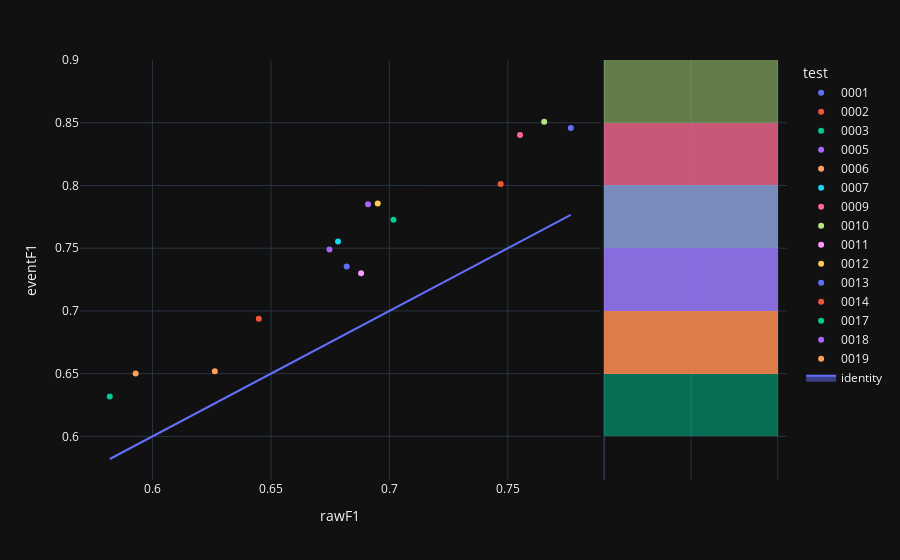

Notebook code cell kept with this figure:
### Code cell
fig=px.scatter(experimentModels_N2,x='rawF1',y='eventF1',color='test',hover_name='modelId', marginal_y="histogram")
fig.add_trace(
    go.Scatter(x=experimentModels_N2['rawF1'], y=experimentModels_N2['rawF1'], name="identity", mode='lines',fill="toself")
)
fig.show()

### Figure 1 — Plotly figure (JSON) as saved in the notebook; plotly's stock layout.template omitted (floating-point values rounded to 4 significant figures)
{"data": [{"hovertemplate": "<b>%{hovertext}</b><br><br>test=0001<br>rawF1=%{x}<br>eventF1=%{y}<extra></extra>", "hovertext": ["4ecbf9fd-9ea2-41f6-82ce-b88ac9b32b76"], "legendgroup": "0001", "marker": {"color": "#636efa", "symbol": "circle"}, "mode": "markers", "name": "0001", "orientation": "v", "showlegend": true, "x": [0.7766], "xaxis": "x", "y": [0.8458], "yaxis": "y", "type": "scatter"}, {"alignmentgroup": "True", "bingroup": "y", "hovertemplate": "test=0001<br>eventF1=%{y}<br>count=%{x}<extra></extra>", "legendgroup": "0001", "marker": {"color": "#636efa"}, "name": "0001", "offsetgroup": "0001", "opacity": 0.5, "showlegend": false, "xaxis": "x2", "y": [0.8458], "yaxis": "y2", "type": "histogram"}, {"hovertemplate": "<b>%{hovertext}</b><br><br>test=0002<br>rawF1=%{x}<br>eventF1=%{y}<extra></extra>", "hovertext": ["510c627b-7f5d-47cf-806f-77699d7869bf"], "legendgroup": "0002", "marker": {"color": "#EF553B", "symbol": "circle"}, "mode": "markers", "name": "0002", "orientation": "v", "showlegend": true, "x": [0.747], "xaxis": "x", "y": [0.8011], "yaxis": "y", "type": "scatter"}, {"alignmentgroup": "True", "bingroup": "y", "hovertemplate": "test=0002<br>eventF1=%{y}<br>count=%{x}<extra></extra>", "legendgroup": "0002", "marker": {"color": "#EF553B"}, "name": "0002", "offsetgroup": "0002", "opacity": 0.5, "showlegend": false, "xaxis": "x2", "y": [0.8011], "yaxis": "y2", "type": "histogram"}, {"hovertemplate": "<b>%{hovertext}</b><br><br>test=0003<br>rawF1=%{x}<br>eventF1=%{y}<extra></extra>", "hovertext": ["81fc4ed7-34db-485d-8b93-027a1d57313e"], "legendgroup": "0003", "marker": {"color": "#00cc96", "symbol": "circle"}, "mode": "markers", "name": "0003", "orientation": "v", "showlegend": true, "x": [0.582], "xaxis": "x", "y": [0.6318], "yaxis": "y", "type": "scatter"}, {"alignmentgroup": "True", "bingroup": "y", "hovertemplate": "test=0003<br>eventF1=%{y}<br>count=%{x}<extra></extra>", "legendgroup": "0003", "marker": {"color": "#00cc96"}, "name": "0003", "offsetgroup": "0003", "opacity": 0.5, "showlegend": false, "xaxis": "x2", "y": [0.6318], "yaxis": "y2", "type": "histogram"}, {"hovertemplate": "<b>%{hovertext}</b><br><br>test=0005<br>rawF1=%{x}<br>eventF1=%{y}<extra></extra>", "hovertext": ["edd43941-9867-4361-a47e-36b0c1e13e96"], "legendgroup": "0005", "marker": {"color": "#ab63fa", "symbol": "circle"}, "mode": "markers", "name": "0005", "orientation": "v", "showlegend": true, "x": [0.6747], "xaxis": "x", "y": [0.749], "yaxis": "y", "type": "scatter"}, {"alignmentgroup": "True", "bingroup": "y", "hovertemplate": "test=0005<br>eventF1=%{y}<br>count=%{x}<extra></extra>", "legendgroup": "0005", "marker": {"color": "#ab63fa"}, "name": "0005", "offsetgroup": "0005", "opacity": 0.5, "showlegend": false, "xaxis": "x2", "y": [0.749], "yaxis": "y2", "type": "histogram"}, {"hovertemplate": "<b>%{hovertext}</b><br><br>test=0006<br>rawF1=%{x}<br>eventF1=%{y}<extra></extra>", "hovertext": ["f76f3dc0-a712-49f3-842b-590c783bc6ca"], "legendgroup": "0006", "marker": {"color": "#FFA15A", "symbol": "circle"}, "mode": "markers", "name": "0006", "orientation": "v", "showlegend": true, "x": [0.5929], "xaxis": "x", "y": [0.6502], "yaxis": "y", "type": "scatter"}, {"alignmentgroup": "True", "bingroup": "y", "hovertemplate": "test=0006<br>eventF1=%{y}<br>count=%{x}<extra></extra>", "legendgroup": "0006", "marker": {"color": "#FFA15A"}, "name": "0006", "offsetgroup": "0006", "opacity": 0.5, "showlegend": false, "xaxis": "x2", "y": [0.6502], "yaxis": "y2", "type": "histogram"}, {"hovertemplate": "<b>%{hovertext}</b><br><br>test=0007<br>rawF1=%{x}<br>eventF1=%{y}<extra></extra>", "hovertext": ["bedbb2e2-c55d-4931-8937-6ff81b1df99a"], "legendgroup": "0007", "marker": {"color": "#19d3f3", "symbol": "circle"}, "mode": "markers", "name": "0007", "orientation": "v", "showlegend": true, "x": [0.6783], "xaxis": "x", "y": [0.7554], "yaxis": "y", "type": "scatter"}, {"alignmentgroup": "True", "bingroup": "y", "hovertemplate": "test=0007<br>eventF1=%{y}<br>count=%{x}<extra></extra>", "legendgroup": "0007", "marker": {"color": "#19d3f3"}, "name": "0007", "offsetgroup": "0007", "opacity": 0.5, "showlegend": false, "xaxis": "x2", "y": [0.7554], "yaxis": "y2", "type": "histogram"}, {"hovertemplate": "<b>%{hovertext}</b><br><br>test=0009<br>rawF1=%{x}<br>eventF1=%{y}<extra></extra>", "hovertext": ["d795bc85-43d1-4349-bf03-fe100d40daf9"], "legendgroup": "0009", "marker": {"color": "#FF6692", "symbol": "circle"}, "mode": "markers", "name": "0009", "orientation": "v", "showlegend": true, "x": [0.7552], "xaxis": "x", "y": [0.8403], "yaxis": "y", "type": "scatter"}, {"alignmentgroup": "True", "bingroup": "y", "hovertemplate": "test=0009<br>eventF1=%{y}<br>count=%{x}<extra></extra>", "legendgroup": "0009", "marker": {"color": "#FF6692"}, "name": "0009", "offsetgroup": "0009", "opacity": 0.5, "showlegend": false, "xaxis": "x2", "y": [0.8403], "yaxis": "y2", "type": "histogram"}, {"hovertemplate": "<b>%{hovertext}</b><br><br>test=0010<br>rawF1=%{x}<br>eventF1=%{y}<extra></extra>", "hovertext": ["02e88dcd-63b9-408e-848d-a849fc2567a1"], "legendgroup": "0010", "marker": {"color": "#B6E880", "symbol": "circle"}, "mode": "markers", "name": "0010", "orientation": "v", "showlegend": true, "x": [0.7654], "xaxis": "x", "y": [0.8509], "yaxis": "y", "type": "scatter"}, {"alignmentgroup": "True", "bingroup": "y", "hovertemplate": "test=0010<br>eventF1=%{y}<br>count=%{x}<extra></extra>", "legendgroup": "0010", "marker": {"color": "#B6E880"}, "name": "0010", "offsetgroup": "0010", "opacity": 0.5, "showlegend": false, "xaxis": "x2", "y": [0.8509], "yaxis": "y2", "type": "histogram"}, {"hovertemplate": "<b>%{hovertext}</b><br><br>test=0011<br>rawF1=%{x}<br>eventF1=%{y}<extra></extra>", "hovertext": ["a090862a-9778-4431-9c22-e5d33b1a116c"], "legendgroup": "0011", "marker": {"color": "#FF97FF", "symbol": "circle"}, "mode": "markers", "name": "0011", "orientation": "v", "showlegend": true, "x": [0.6881], "xaxis": "x", "y": [0.7301], "yaxis": "y", "type": "scatter"}, {"alignmentgroup": "True", "bingroup": "y", "hovertemplate": "test=0011<br>eventF1=%{y}<br>count=%{x}<extra></extra>", "legendgroup": "0011", "marker": {"color": "#FF97FF"}, "name": "0011", "offsetgroup": "0011", "opacity": 0.5, "showlegend": false, "xaxis": "x2", "y": [0.7301], "yaxis": "y2", "type": "histogram"}, {"hovertemplate": "<b>%{hovertext}</b><br><br>test=0012<br>rawF1=%{x}<br>eventF1=%{y}<extra></extra>", "hovertext": ["e7e4df1d-6250-40e8-bf6c-79a6ed4dbdab"], "legendgroup": "0012", "marker": {"color": "#FECB52", "symbol": "circle"}, "mode": "markers", "name": "0012", "orientation": "v", "showlegend": true, "x": [0.6951], "xaxis": "x", "y": [0.7856], "yaxis": "y", "type": "scatter"}, {"alignmentgroup": "True", "bingroup": "y", "hovertemplate": "test=0012<br>eventF1=%{y}<br>count=%{x}<extra></extra>", "legendgroup": "0012", "marker": {"color": "#FECB52"}, "name": "0012", "offsetgroup": "0012", "opacity": 0.5, "showlegend": false, "xaxis": "x2", "y": [0.7856], "yaxis": "y2", "type": "histogram"}, {"hovertemplate": "<b>%{hovertext}</b><br><br>test=0013<br>rawF1=%{x}<br>eventF1=%{y}<extra></extra>", "hovertext": ["d47997e9-0f93-4c68-8bfe-3d64bd24b612"], "legendgroup": "0013", "marker": {"color": "#636efa", "symbol": "circle"}, "mode": "markers", "name": "0013", "orientation": "v", "showlegend": true, "x": [0.682], "xaxis": "x", "y": [0.7353], "yaxis": "y", "type": "scatter"}, {"alignmentgroup": "True", "bingroup": "y", "hovertemplate": "test=0013<br>eventF1=%{y}<br>count=%{x}<extra></extra>", "legendgroup": "0013", "marker": {"color": "#636efa"}, "name": "0013", "offsetgroup": "0013", "opacity": 0.5, "showlegend": false, "xaxis": "x2", "y": [0.7353], "yaxis": "y2", "type": "histogram"}, {"hovertemplate": "<b>%{hovertext}</b><br><br>test=0014<br>rawF1=%{x}<br>eventF1=%{y}<extra></extra>", "hovertext": ["eb8f4601-7957-4990-ba3b-c6892c7180c2"], "legendgroup": "0014", "marker": {"color": "#EF553B", "symbol": "circle"}, "mode": "markers", "name": "0014", "orientation": "v", "showlegend": true, "x": [0.6449], "xaxis": "x", "y": [0.6938], "yaxis": "y", "type": "scatter"}, {"alignmentgroup": "True", "bingroup": "y", "hovertemplate": "test=0014<br>eventF1=%{y}<br>count=%{x}<extra></extra>", "legendgroup": "0014", "marker": {"color": "#EF553B"}, "name": "0014", "offsetgroup": "0014", "opacity": 0.5, "showlegend": false, "xaxis": "x2", "y": [0.6938], "yaxis": "y2", "type": "histogram"}, {"hovertemplate": "<b>%{hovertext}</b><br><br>test=0017<br>rawF1=%{x}<br>eventF1=%{y}<extra></extra>", "hovertext": ["068a1a2c-d011-489a-be3e-8c36cceb0721"], "legendgroup": "0017", "marker": {"color": "#00cc96", "symbol": "circle"}, "mode": "markers", "name": "0017", "orientation": "v", "showlegend": true, "x": [0.7017], "xaxis": "x", "y": [0.7726], "yaxis": "y", "type": "scatter"}, {"alignmentgroup": "True", "bingroup": "y", "hovertemplate": "test=0017<br>eventF1=%{y}<br>count=%{x}<extra></extra>", "legendgroup": "0017", "marker": {"color": "#00cc96"}, "name": "0017", "offsetgroup": "0017", "opacity": 0.5, "showlegend": false, "xaxis": "x2", "y": [0.7726], "yaxis": "y2", "type": "histogram"}, {"hovertemplate": "<b>%{hovertext}</b><br><br>test=0018<br>rawF1=%{x}<br>eventF1=%{y}<extra></extra>", "hovertext": ["32691b47-eae8-4fd8-906e-315585ba2df6"], "legendgroup": "0018", "marker": {"color": "#ab63fa", "symbol": "circle"}, "mode": "markers", "name": "0018", "orientation": "v", "showlegend": true, "x": [0.691], "xaxis": "x", "y": [0.7851], "yaxis": "y", "type": "scatter"}, {"alignmentgroup": "True", "bingroup": "y", "hovertemplate": "test=0018<br>eventF1=%{y}<br>count=%{x}<extra></extra>", "legendgroup": "0018", "marker": {"color": "#ab63fa"}, "name": "0018", "offsetgroup": "0018", "opacity": 0.5, "showlegend": false, "xaxis": "x2", "y": [0.7851], "yaxis": "y2", "type": "histogram"}, {"hovertemplate": "<b>%{hovertext}</b><br><br>test=0019<br>rawF1=%{x}<br>eventF1=%{y}<extra></extra>", "hovertext": ["4b322b8b-1809-4f6e-ac12-994435d2fc30"], "legendgroup": "0019", "marker": {"color": "#FFA15A", "symbol": "circle"}, "mode": "markers", "name": "0019", "orientation": "v", "showlegend": true, "x": [0.6263], "xaxis": "x", "y": [0.6519], "yaxis": "y", "type": "scatter"}, {"alignmentgroup": "True", "bingroup": "y", "hovertemplate": "test=0019<br>eventF1=%{y}<br>count=%{x}<extra></extra>", "legendgroup": "0019", "marker": {"color": "#FFA15A"}, "name": "0019", "offsetgroup": "0019", "opacity": 0.5, "showlegend": false, "xaxis": "x2", "y": [0.6519], "yaxis": "y2", "type": "histogram"}, {"fill": "toself", "mode": "lines", "name": "identity", "x": [0.7766, 0.747, 0.582, 0.6747, 0.5929, 0.6783, 0.7552, 0.7654, 0.6881, 0.6951, 0.682, 0.6449, 0.7017, 0.691, 0.6263], "y": [0.7766, 0.747, 0.582, 0.6747, 0.5929, 0.6783, 0.7552, 0.7654, 0.6881, 0.6951, 0.682, 0.6449, 0.7017, 0.691, 0.6263], "type": "scatter"}], "layout": {"xaxis": {"anchor": "y", "domain": [0.0, 0.7363], "title": {"text": "rawF1"}}, "yaxis": {"anchor": "x", "domain": [0.0, 1.0], "title": {"text": "eventF1"}}, "xaxis2": {"anchor": "y2", "domain": [0.7413, 1.0], "matches": "x2", "showticklabels": false, "showline": false, "ticks": "", "showgrid": true}, "yaxis2": {"anchor": "x2", "domain": [0.0, 1.0], "matches": "y", "showticklabels": false, "showgrid": true}, "legend": {"title": {"text": "test"}, "tracegroupgap": 0}, "margin": {"t": 60}, "barmode": "overlay"}}
